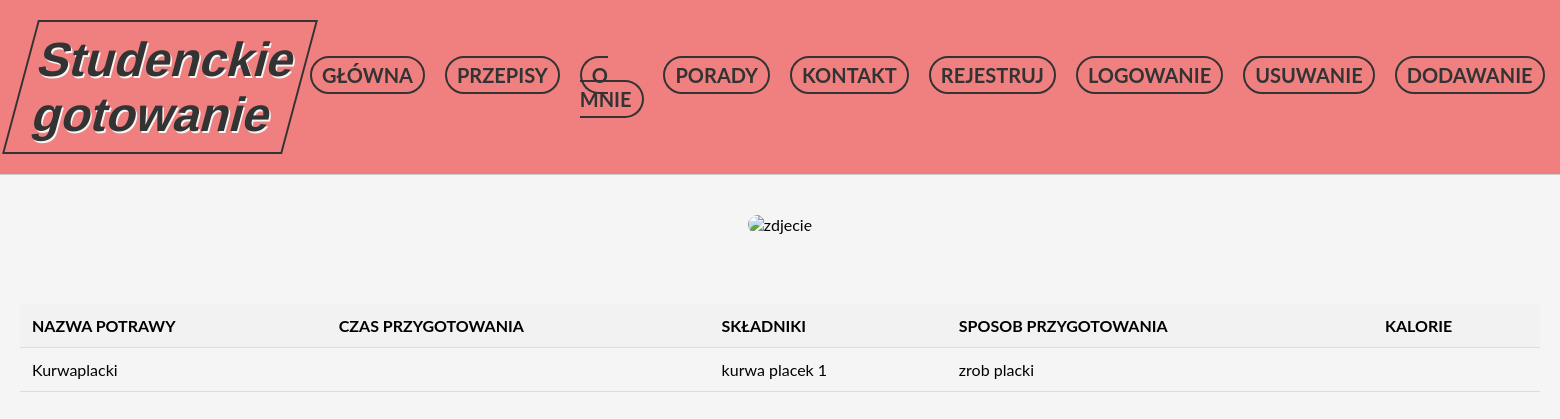
The page /strona_przepisu.php?id=5 on the database its author committed.
### tables this page shows
CREATE TABLE `przepisy` (
  `id` int(5) NOT NULL,
  `nazwa_potrawy` varchar(20) NOT NULL,
  `czas_przygotowania` varchar(4) NOT NULL,
  `skladniki` text NOT NULL,
  `sposob_przygotowania` varchar(500) NOT NULL,
  `id_admina` int(5) NOT NULL,
  `kalorie` varchar(10) NOT NULL,
  `zdjecie` varchar(100) DEFAULT NULL
);

### strona_przepisu.php (the view, shortened to what this page needs)
<?php
if (isset($_SESSION['username'])) {
    $menuLoginText = "Wyloguj";
    $menuLoginLink = "logout.php";
} else {
    $menuLoginText = "Logowanie";
    $menuLoginLink = "logowanie.php";
}
$servername = "localhost";
$username = "root";
$password = "";
$dbname = "blog";
$conn = new mysqli($servername, $username, $password, $dbname);
if (isset($_GET['id'])) {
    $id = $_GET['id'];
    $sql = "SELECT * FROM przepisy WHERE id = $id";
    $result = $conn->query($sql);
    if ($result->num_rows > 0) {
        $row = $result->fetch_assoc();
        $nazwa_potrawy = $row['nazwa_potrawy'];
        $czas_przygotowania = $row['czas_przygotowania'];
        $skladniki = $row['skladniki'];
        $sposob_przygotowania = $row['sposob_przygotowania'];
        $kalorie = $row['kalorie'];
        $zdjecie = $row['zdjecie'];
    } else {
        echo "Brak dostępnych ogłoszeń.";
    }
} else {
    echo "Nieprawidłowy parametr ID ogłoszenia.";
}
?>
<!DOCTYPE html>
<html lang="pl">
<head>
    <link rel="stylesheet" href="style.css">
</head>
<body>
<header>
        <h1>
            Studenckie gotowanie
        </h1>
        <nav>
            <ul>
            <li><a href="strona_glowna.php">Główna</a></li>
                <li><a href="przepisy.php">Przepisy</a></li>
                <li><a href="o-mnie.php">O mnie</a></li>
                <li><a href="porady_kulinarne.php">Porady</a> </li>
                <li><a href="kontakt.php">Kontakt</a></li>
                <li><a href="rejestracja.php">Rejestruj</a></li>
                <li class="login"><a href="<?php echo $menuLoginLink; ?>"><?php echo $menuLoginText; ?></a></li>
                <li><a href="<?php echo isset($_SESSION['username']) ? 'usun_przepis.php' : 'logowanie.php'; ?>">Usuwanie</a></li>
                <li><a href="<?php echo isset($_SESSION['username']) ? 'dodaj_przepis.php' : 'logowanie.php'; ?>">Dodawanie</a></li>
            </ul>
        </nav>
    </header>
    <main>
        <img src="<?php echo $zdjecie; ?>" alt="zdjecie">
        <table>
            <thead>
                <tr>
                    <th>Nazwa potrawy</th>
                    <th>Czas przygotowania</th>
                    <th>Składniki</th>
                    <th>Sposob przygotowania</th>
                    <th>Kalorie</th>
                </tr>
            </thead>
            <tbody>
                <tr>
                    <td><?php echo $nazwa_potrawy; ?></td>
                    <td><?php echo $czas_przygotowania; ?></td>
                    <td><?php echo $skladniki; ?></td>
                    <td><?php echo $sposob_przygotowania; ?></td>
                    <td><?php echo $kalorie; ?></td>
                </tr>
            </tbody>
        </table>
    </main>
</body>
</html>

### style.css (style rules this page uses)
body, h1, h2, p, ul, li { margin: 0; padding: 0; }
body { font-family: "Lato", sans-serif; background-color: #f5f5f5; }
header { background-color: lightcoral; border-bottom: 1px solid #ccc; padding: 20px; display: flex; justify-content: space-between; align-items: center; }
h1 { font-family: "Arial", sans-serif; font-size: 48px; font-weight: bold; color: #333; transform: skew(-15deg); text-shadow: 2px 2px whitesmoke; }
nav ul { display: flex; justify-content: center; }
nav li { margin: 0 10px; }
nav a { font-weight: bold; text-transform: uppercase; text-decoration: none; color: #333; padding: 5px 10px; border: 2px solid #333; border-radius: 20px; transition: all 0.2s ease-in-out; }
main { padding: 20px; display: flex; flex-direction: column; align-items: center; }
ul { list-style: none; margin: 0; padding: 0; }
img { margin: 20px 0; max-width: 100%; height: auto; display: block; margin-left: auto; margin-right: auto; border-radius: 30px; }
a { color: #333; text-decoration: none; font-size: 20px; }
h1 { text-align: center; }
header h1 { border: 2px solid #333; padding: 10px; text-align: center; }
table { border-collapse: collapse; width: 100%; margin: 0 auto; margin-bottom: 10px; margin-top: 50px; }
th, td { padding: 12px; text-align: left; border-bottom: 1px solid #ddd; }
th { background-color: #f2f2f2; font-weight: bold; text-transform: uppercase; }

### rows shown on the page
przepisy: nazwa_potrawy "Kurwaplacki", skladniki "kurwa placek 1", sposob_przygotowania "zrob placki"

### other values the page prints
$menuLoginText "LOGOWANIE"
